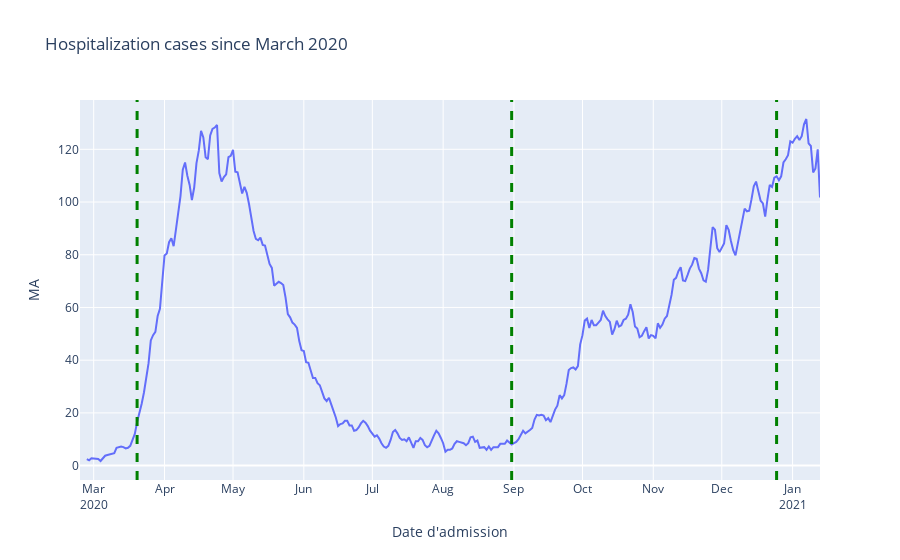

Notebook cell for this chart:
### Code cell
import plotly.express as px 
import plotly.graph_objs as go
import plotly.graph_objs as go 


fig = px.line(df, x = "Date d'admission", y= 'MA',
              hover_data={"Date d'admission" : "|%Y %m, %d"},
              title='Hospitalization cases since March 2020')

fig.add_vline(x='2020-03-20', line_width=3, line_dash="dash", line_color="green")
fig.add_vline(x='2020-08-31', line_width=3, line_dash="dash", line_color="green")
fig.add_vline(x='2020-12-25', line_width=3, line_dash="dash", line_color="green")

fig.update_xaxes(
    dtick='M1',
    tickformat="%b\n%Y"
)
fig.show()

### Figure 1 — Plotly figure (JSON) as saved in the notebook; plotly's stock layout.template omitted (floating-point values rounded to 4 significant figures; data arrays with more than 128 entries replaced by an {"elided": "..."} marker saying what was removed)
{"data": [{"customdata": {"elided": "325x1 int values"}, "hovertemplate": "Date d'admission=%{customdata[0]|%Y %m, %d}<br>MA=%{y}<extra></extra>", "legendgroup": "", "line": {"color": "#636efa", "dash": "solid"}, "mode": "lines", "name": "", "orientation": "v", "showlegend": false, "type": "scatter", "x": {"elided": "325 str values"}, "xaxis": "x", "y": {"elided": "325 float values"}, "yaxis": "y"}], "layout": {"legend": {"tracegroupgap": 0}, "shapes": [{"line": {"color": "green", "dash": "dash", "width": 3}, "type": "line", "x0": "2020-03-20", "x1": "2020-03-20", "xref": "x", "y0": 0, "y1": 1, "yref": "y domain"}, {"line": {"color": "green", "dash": "dash", "width": 3}, "type": "line", "x0": "2020-08-31", "x1": "2020-08-31", "xref": "x", "y0": 0, "y1": 1, "yref": "y domain"}, {"line": {"color": "green", "dash": "dash", "width": 3}, "type": "line", "x0": "2020-12-25", "x1": "2020-12-25", "xref": "x", "y0": 0, "y1": 1, "yref": "y domain"}], "title": {"text": "Hospitalization cases since March 2020"}, "xaxis": {"anchor": "y", "domain": [0, 1], "dtick": "M1", "tickformat": "%b\n%Y", "title": {"text": "Date d'admission"}}, "yaxis": {"anchor": "x", "domain": [0, 1], "title": {"text": "MA"}}}}
